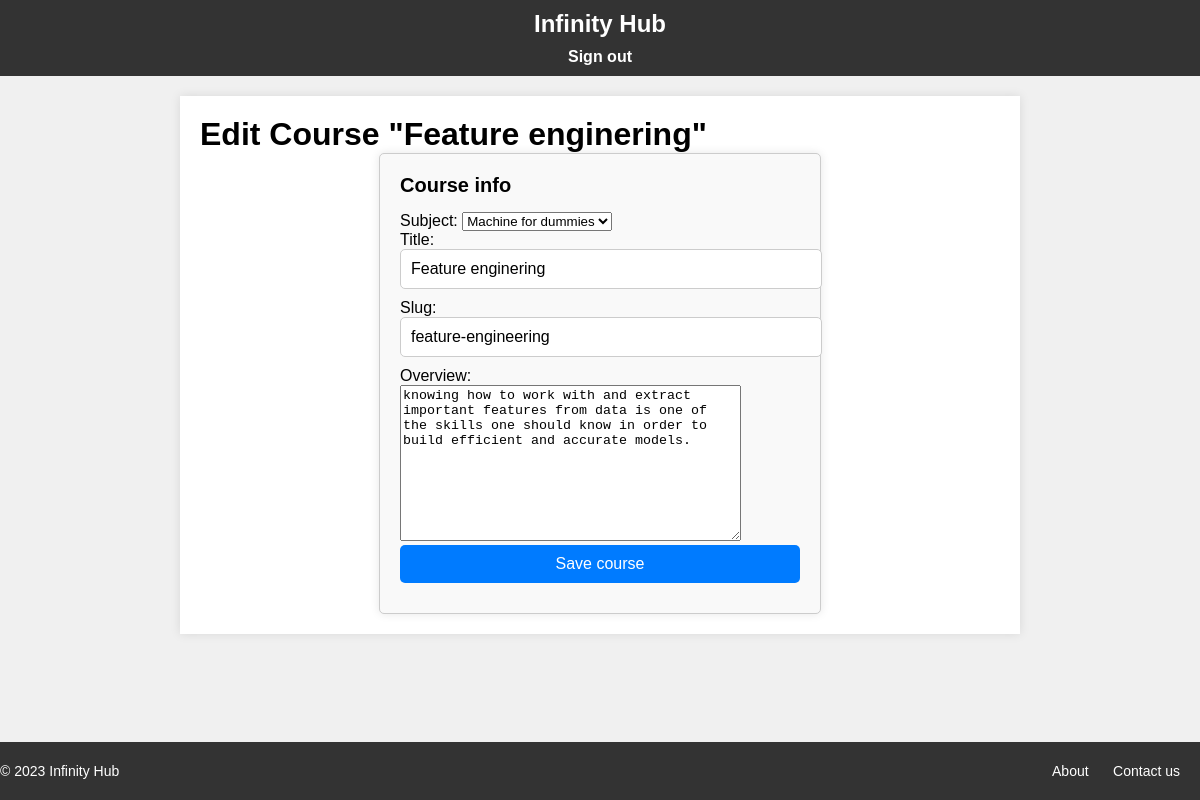
/course/2/edit/ (signed in), run on the app's committed database.
### courses/models.py (models this page shows, shortened)
class Course(models.Model):
    owner = models.ForeignKey(User, related_name="courses_created",on_delete=models.CASCADE)
    subject = models.ForeignKey(Subject, related_name="courses", on_delete=models.CASCADE)
    title = models.CharField(max_length=200)
    slug = models.SlugField(max_length=200, unique=True)
    overview = models.TextField()
    created = models.DateTimeField(auto_now_add=True)
    class Meta:
        ordering = ['-created']

class Subject(models.Model):
    title = models.CharField(max_length=200)
    slug = models.CharField(max_length=200, unique=True)
    class Meta:
        ordering = ['title']
    def __str__(self) -> str:
        return self.title

### courses/views.py (the view)
# urls.py: path('<pk>/edit/', views.CourseUpdateView.as_view(), name='course_edit'),
class CourseUpdateView(OwnerCourseEditMixin, UpdateView):
    permission_required = 'courses.change_course'

### courses/views.py (called while the page is built)
    def get_queryset(self):
        qs = super().get_queryset() # type: ignore
        return qs.filter(owner=self.request.user) # type: ignore

### courses/templates/courses/manage/course/form.html (shortened to what this page needs)
{% extends "base.html" %}
{% block content %}
<h1>
    {% if object %}
    Edit Course "{{ object.title}}"
    {% else %}
    Create a new course
    {% endif %}
</h1>
<div class="module">
    <h2>Course info</h2>
    <form method="post">
        {{ form.as_p }}
        <p><input type="submit" value="Save course"></p>
    </form>
</div>
{% endblock content %}

### courses/static/css/base.css (style rules this page uses)
body, h1, h2, p, ul, li { margin: 0; padding: 0; }
body { background-color: #f0f0f0; font-family: Arial, sans-serif; }
.module { background-color: #fff; border: 1px solid #ccc; border-radius: 5px; box-shadow: 0 0 10px rgba(0, 0, 0, 0.1); padding: 20px; margin: 0 auto; max-width: 400px; }

### courses/static/css/form.css (style rules this page uses)
.module { border: 1px solid #ccc; padding: 20px; background-color: #f9f9f9; }
.module h2 { font-size: 20px; margin-bottom: 15px; }
.module form { margin-top: 15px; }
.module form input[type="text"], .module form input[type="submit"] { width: 100%; padding: 10px; margin-bottom: 10px; border: 1px solid #ccc; border-radius: 5px; font-size: 16px; }
.module form input[type="submit"] { background-color: #007bff; color: #fff; cursor: pointer; border: none; transition: background-color 0.3s ease; }

### data on the page
Course: title "Feature enginering", subject "Machine for dummies", slug "feature-engineering", overview "knowing how to work with and extract important features from data is one of the skills one should know in order to build efficient and accurate models."
Subject: title "Feature enginering"
